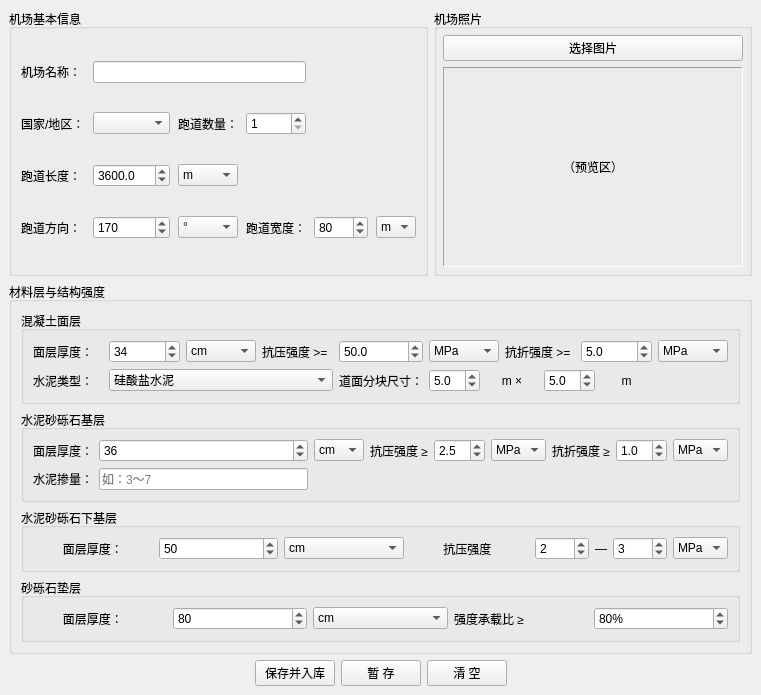
<?xml version="1.0" encoding="UTF-8"?>
<ui version="4.0">
 <class>RunwayModelEditor</class>
 <widget class="QMainWindow" name="RunwayModelEditor">
  <property name="geometry">
   <rect>
    <x>0</x>
    <y>0</y>
    <width>746</width>
    <height>652</height>
   </rect>
  </property>
  <property name="sizePolicy">
   <sizepolicy hsizetype="Fixed" vsizetype="Fixed">
    <horstretch>0</horstretch>
    <verstretch>0</verstretch>
   </sizepolicy>
  </property>
  <property name="windowTitle">
   <string>添加机场跑道模型</string>
  </property>
  <widget class="QWidget" name="centralwidget">
   <property name="sizePolicy">
    <sizepolicy hsizetype="Fixed" vsizetype="Fixed">
     <horstretch>0</horstretch>
     <verstretch>0</verstretch>
    </sizepolicy>
   </property>
   <layout class="QGridLayout" name="gridLayout">
    <item row="0" column="0">
     <layout class="QHBoxLayout" name="topHBox" stretch="3,2">
      <item>
       <widget class="QGroupBox" name="gb_basic">
        <property name="title">
         <string>机场基本信息</string>
        </property>
        <layout class="QGridLayout" name="grid_basic">
         <property name="horizontalSpacing">
          <number>8</number>
         </property>
         <property name="verticalSpacing">
          <number>6</number>
         </property>
         <item row="0" column="0">
          <widget class="QLabel" name="lbl_name">
           <property name="text">
            <string>机场名称：</string>
           </property>
          </widget>
         </item>
         <item row="0" column="1" colspan="3">
          <widget class="QLineEdit" name="ed_airport_name"/>
         </item>
         <item row="1" column="0">
          <widget class="QLabel" name="lbl_country">
           <property name="text">
            <string>国家/地区：</string>
           </property>
          </widget>
         </item>
         <item row="1" column="1">
          <widget class="QComboBox" name="cmb_country"/>
         </item>
         <item row="1" column="2">
          <widget class="QLabel" name="lbl_runway_no">
           <property name="text">
            <string>跑道数量：</string>
           </property>
          </widget>
         </item>
         <item row="1" column="3">
          <widget class="QSpinBox" name="sp_runway_count">
           <property name="minimum">
            <number>1</number>
           </property>
          </widget>
         </item>
         <item row="2" column="0">
          <widget class="QLabel" name="lbl_length">
           <property name="text">
            <string>跑道长度：</string>
           </property>
          </widget>
         </item>
         <item row="2" column="1">
          <widget class="QDoubleSpinBox" name="sp_length">
           <property name="decimals">
            <number>1</number>
           </property>
           <property name="minimum">
            <double>0.000000000000000</double>
           </property>
           <property name="maximum">
            <double>100000.000000000000000</double>
           </property>
           <property name="value">
            <double>3600.000000000000000</double>
           </property>
          </widget>
         </item>
         <item row="2" column="2">
          <widget class="QComboBox" name="cmb_length_unit">
           <item>
            <property name="text">
             <string>m</string>
            </property>
           </item>
           <item>
            <property name="text">
             <string>ft</string>
            </property>
           </item>
          </widget>
         </item>
         <item row="2" column="3">
          <spacer name="sp_basic_filler">
           <property name="orientation">
            <enum>Qt::Horizontal</enum>
           </property>
           <property name="sizeHint" stdset="0">
            <size>
             <width>0</width>
             <height>0</height>
            </size>
           </property>
          </spacer>
         </item>
         <item row="3" column="0">
          <widget class="QLabel" name="lbl_heading">
           <property name="text">
            <string>跑道方向：</string>
           </property>
          </widget>
         </item>
         <item row="3" column="1">
          <widget class="QSpinBox" name="sp_heading">
           <property name="minimum">
            <number>0</number>
           </property>
           <property name="maximum">
            <number>360</number>
           </property>
           <property name="value">
            <number>170</number>
           </property>
          </widget>
         </item>
         <item row="3" column="2">
          <widget class="QComboBox" name="cmb_heading_unit">
           <item>
            <property name="text">
             <string>°</string>
            </property>
           </item>
          </widget>
         </item>
         <item row="3" column="3">
          <widget class="QLabel" name="lbl_width">
           <property name="text">
            <string>跑道宽度：</string>
           </property>
          </widget>
         </item>
         <item row="3" column="4">
          <widget class="QDoubleSpinBox" name="sp_width">
           <property name="decimals">
            <number>0</number>
           </property>
           <property name="minimum">
            <double>0.000000000000000</double>
           </property>
           <property name="maximum">
            <double>1000.000000000000000</double>
           </property>
           <property name="value">
            <double>80.000000000000000</double>
           </property>
          </widget>
         </item>
         <item row="3" column="5">
          <widget class="QComboBox" name="cmb_width_unit">
           <item>
            <property name="text">
             <string>m</string>
            </property>
           </item>
           <item>
            <property name="text">
             <string>ft</string>
            </property>
           </item>
          </widget>
         </item>
        </layout>
       </widget>
      </item>
      <item>
       <widget class="QGroupBox" name="gb_photo">
        <property name="title">
         <string>机场照片</string>
        </property>
        <layout class="QVBoxLayout" name="v_photo">
         <property name="spacing">
          <number>6</number>
         </property>
         <property name="leftMargin">
          <number>6</number>
         </property>
         <property name="topMargin">
          <number>6</number>
         </property>
         <property name="rightMargin">
          <number>6</number>
         </property>
         <property name="bottomMargin">
          <number>6</number>
         </property>
         <item>
          <widget class="QPushButton" name="btn_choose_image">
           <property name="text">
            <string>选择图片</string>
           </property>
          </widget>
         </item>
         <item>
          <widget class="QLabel" name="lbl_image">
           <property name="minimumSize">
            <size>
             <width>300</width>
             <height>200</height>
            </size>
           </property>
           <property name="maximumSize">
            <size>
             <width>300</width>
             <height>200</height>
            </size>
           </property>
           <property name="frameShape">
            <enum>QFrame::Panel</enum>
           </property>
           <property name="frameShadow">
            <enum>QFrame::Sunken</enum>
           </property>
           <property name="text">
            <string>（预览区）</string>
           </property>
           <property name="scaledContents">
            <bool>true</bool>
           </property>
           <property name="alignment">
            <set>Qt::AlignCenter</set>
           </property>
          </widget>
         </item>
        </layout>
       </widget>
      </item>
     </layout>
    </item>
    <item row="2" column="0">
     <layout class="QHBoxLayout" name="bottomHBox" stretch="1,0,0,0,1">
      <item>
       <spacer name="spL">
        <property name="orientation">
         <enum>Qt::Horizontal</enum>
        </property>
        <property name="sizeHint" stdset="0">
         <size>
          <width>0</width>
          <height>0</height>
         </size>
        </property>
       </spacer>
      </item>
      <item>
       <widget class="QPushButton" name="btn_save_store">
        <property name="text">
         <string>保存并入库</string>
        </property>
       </widget>
      </item>
      <item>
       <widget class="QPushButton" name="btn_save_temp">
        <property name="text">
         <string>暂 存</string>
        </property>
       </widget>
      </item>
      <item>
       <widget class="QPushButton" name="btn_clear">
        <property name="text">
         <string>清 空</string>
        </property>
       </widget>
      </item>
      <item>
       <spacer name="spR">
        <property name="orientation">
         <enum>Qt::Horizontal</enum>
        </property>
        <property name="sizeHint" stdset="0">
         <size>
          <width>0</width>
          <height>0</height>
         </size>
        </property>
       </spacer>
      </item>
     </layout>
    </item>
    <item row="1" column="0">
     <widget class="QGroupBox" name="gb_layers">
      <property name="title">
       <string>材料层与结构强度</string>
      </property>
      <layout class="QVBoxLayout" name="v_layers">
       <item>
        <widget class="QGroupBox" name="gb_concrete">
         <property name="title">
          <string>混凝土面层</string>
         </property>
         <layout class="QGridLayout" name="grid_concrete">
          <item row="0" column="2">
           <widget class="QComboBox" name="cmb_thk_concrete_unit">
            <item>
             <property name="text">
              <string>cm</string>
             </property>
            </item>
            <item>
             <property name="text">
              <string>mm</string>
             </property>
            </item>
           </widget>
          </item>
          <item row="0" column="3">
           <widget class="QLabel" name="label">
            <property name="text">
             <string>抗压强度 &gt;=</string>
            </property>
           </widget>
          </item>
          <item row="0" column="6">
           <widget class="QLabel" name="label">
            <property name="text">
             <string>抗折强度 &gt;=</string>
            </property>
           </widget>
          </item>
          <item row="1" column="0">
           <widget class="QLabel" name="label">
            <property name="text">
             <string>水泥类型：</string>
            </property>
           </widget>
          </item>
          <item row="0" column="5">
           <widget class="QComboBox" name="cmb_fc_concrete_unit">
            <item>
             <property name="text">
              <string>MPa</string>
             </property>
            </item>
           </widget>
          </item>
          <item row="0" column="1">
           <widget class="QDoubleSpinBox" name="sp_thk_concrete">
            <property name="decimals">
             <number>0</number>
            </property>
            <property name="minimum">
             <double>0.000000000000000</double>
            </property>
            <property name="maximum">
             <double>500.000000000000000</double>
            </property>
            <property name="value">
             <double>34.000000000000000</double>
            </property>
           </widget>
          </item>
          <item row="0" column="4">
           <widget class="QDoubleSpinBox" name="sp_fc_concrete">
            <property name="decimals">
             <number>1</number>
            </property>
            <property name="minimum">
             <double>0.000000000000000</double>
            </property>
            <property name="maximum">
             <double>200.000000000000000</double>
            </property>
            <property name="value">
             <double>50.000000000000000</double>
            </property>
           </widget>
          </item>
          <item row="0" column="7">
           <widget class="QDoubleSpinBox" name="sp_fr_concrete">
            <property name="decimals">
             <number>1</number>
            </property>
            <property name="minimum">
             <double>0.000000000000000</double>
            </property>
            <property name="maximum">
             <double>50.000000000000000</double>
            </property>
            <property name="value">
             <double>5.000000000000000</double>
            </property>
           </widget>
          </item>
          <item row="0" column="0">
           <widget class="QLabel" name="label">
            <property name="text">
             <string>面层厚度：</string>
            </property>
           </widget>
          </item>
          <item row="1" column="1" colspan="3">
           <widget class="QComboBox" name="cmb_cement_type">
            <item>
             <property name="text">
              <string>硅酸盐水泥</string>
             </property>
            </item>
            <item>
             <property name="text">
              <string>矿渣水泥</string>
             </property>
            </item>
            <item>
             <property name="text">
              <string>粉煤灰水泥</string>
             </property>
            </item>
           </widget>
          </item>
          <item row="0" column="8">
           <widget class="QComboBox" name="cmb_fr_concrete_unit">
            <item>
             <property name="text">
              <string>MPa</string>
             </property>
            </item>
           </widget>
          </item>
          <item row="1" column="4">
           <widget class="QLabel" name="label">
            <property name="text">
             <string>道面分块尺寸：</string>
            </property>
           </widget>
          </item>
          <item row="1" column="5" colspan="3">
           <layout class="QHBoxLayout" name="horizontalLayout">
            <item>
             <widget class="QDoubleSpinBox" name="sp_slab_w">
              <property name="decimals">
               <number>1</number>
              </property>
              <property name="minimum">
               <double>0.000000000000000</double>
              </property>
              <property name="maximum">
               <double>50.000000000000000</double>
              </property>
              <property name="value">
               <double>5.000000000000000</double>
              </property>
             </widget>
            </item>
            <item>
             <widget class="QLabel" name="label">
              <property name="text">
               <string>m ×</string>
              </property>
              <property name="alignment">
               <set>Qt::AlignCenter</set>
              </property>
             </widget>
            </item>
            <item>
             <widget class="QDoubleSpinBox" name="sp_slab_l">
              <property name="decimals">
               <number>1</number>
              </property>
              <property name="minimum">
               <double>0.000000000000000</double>
              </property>
              <property name="maximum">
               <double>50.000000000000000</double>
              </property>
              <property name="value">
               <double>5.000000000000000</double>
              </property>
             </widget>
            </item>
            <item>
             <widget class="QLabel" name="label">
              <property name="text">
               <string>m</string>
              </property>
              <property name="alignment">
               <set>Qt::AlignCenter</set>
              </property>
             </widget>
            </item>
           </layout>
          </item>
         </layout>
        </widget>
       </item>
       <item>
        <widget class="QGroupBox" name="gb_cement_base">
         <property name="title">
          <string>水泥砂砾石基层</string>
         </property>
         <layout class="QGridLayout" name="grid_cement_base">
          <item row="0" column="0">
           <widget class="QLabel" name="label">
            <property name="text">
             <string>面层厚度：</string>
            </property>
           </widget>
          </item>
          <item row="0" column="1">
           <widget class="QDoubleSpinBox" name="sp_thk_cement">
            <property name="decimals">
             <number>0</number>
            </property>
            <property name="minimum">
             <double>0.000000000000000</double>
            </property>
            <property name="maximum">
             <double>200.000000000000000</double>
            </property>
            <property name="value">
             <double>36.000000000000000</double>
            </property>
           </widget>
          </item>
          <item row="0" column="2">
           <widget class="QComboBox" name="cmb_thk_cement_unit">
            <item>
             <property name="text">
              <string>cm</string>
             </property>
            </item>
            <item>
             <property name="text">
              <string>mm</string>
             </property>
            </item>
           </widget>
          </item>
          <item row="0" column="3">
           <widget class="QLabel" name="label">
            <property name="text">
             <string>抗压强度 ≥</string>
            </property>
           </widget>
          </item>
          <item row="0" column="4">
           <widget class="QDoubleSpinBox" name="sp_fc_cement">
            <property name="decimals">
             <number>1</number>
            </property>
            <property name="minimum">
             <double>0.000000000000000</double>
            </property>
            <property name="maximum">
             <double>50.000000000000000</double>
            </property>
            <property name="value">
             <double>2.500000000000000</double>
            </property>
           </widget>
          </item>
          <item row="0" column="5">
           <widget class="QComboBox" name="cmb_fc_cement_unit">
            <item>
             <property name="text">
              <string>MPa</string>
             </property>
            </item>
           </widget>
          </item>
          <item row="0" column="6">
           <widget class="QLabel" name="label">
            <property name="text">
             <string>抗折强度 ≥</string>
            </property>
           </widget>
          </item>
          <item row="0" column="7">
           <widget class="QDoubleSpinBox" name="sp_fr_cement">
            <property name="decimals">
             <number>1</number>
            </property>
            <property name="minimum">
             <double>0.000000000000000</double>
            </property>
            <property name="maximum">
             <double>10.000000000000000</double>
            </property>
            <property name="value">
             <double>1.000000000000000</double>
            </property>
           </widget>
          </item>
          <item row="0" column="8">
           <widget class="QComboBox" name="cmb_fr_cement_unit">
            <item>
             <property name="text">
              <string>MPa</string>
             </property>
            </item>
           </widget>
          </item>
          <item row="1" column="0">
           <widget class="QLabel" name="label">
            <property name="text">
             <string>水泥掺量：</string>
            </property>
           </widget>
          </item>
          <item row="1" column="1">
           <widget class="QLineEdit" name="ed_cement_ratio">
            <property name="placeholderText">
             <string>如：3～7</string>
            </property>
           </widget>
          </item>
         </layout>
        </widget>
       </item>
       <item>
        <widget class="QGroupBox" name="gb_crushed">
         <property name="title">
          <string>水泥砂砾石下基层</string>
         </property>
         <layout class="QGridLayout" name="grid_crushed">
          <item row="0" column="0">
           <widget class="QLabel" name="label">
            <property name="text">
             <string>         面层厚度：</string>
            </property>
           </widget>
          </item>
          <item row="0" column="3">
           <widget class="QLabel" name="label">
            <property name="text">
             <string>          抗压强度</string>
            </property>
           </widget>
          </item>
          <item row="0" column="1">
           <widget class="QDoubleSpinBox" name="sp_thk_crushed">
            <property name="decimals">
             <number>0</number>
            </property>
            <property name="minimum">
             <double>0.000000000000000</double>
            </property>
            <property name="maximum">
             <double>300.000000000000000</double>
            </property>
            <property name="value">
             <double>50.000000000000000</double>
            </property>
           </widget>
          </item>
          <item row="0" column="2">
           <widget class="QComboBox" name="cmb_thk_crushed_unit">
            <item>
             <property name="text">
              <string>cm</string>
             </property>
            </item>
            <item>
             <property name="text">
              <string>mm</string>
             </property>
            </item>
           </widget>
          </item>
          <item row="0" column="4">
           <layout class="QHBoxLayout" name="h_mod_crushed">
            <item>
             <widget class="QDoubleSpinBox" name="sp_emod1_crushed">
              <property name="decimals">
               <number>0</number>
              </property>
              <property name="minimum">
               <double>0.000000000000000</double>
              </property>
              <property name="maximum">
               <double>1000.000000000000000</double>
              </property>
              <property name="value">
               <double>2.000000000000000</double>
              </property>
             </widget>
            </item>
            <item>
             <widget class="QLabel" name="label">
              <property name="text">
               <string>—</string>
              </property>
             </widget>
            </item>
            <item>
             <widget class="QDoubleSpinBox" name="sp_emod2_crushed">
              <property name="decimals">
               <number>0</number>
              </property>
              <property name="minimum">
               <double>0.000000000000000</double>
              </property>
              <property name="maximum">
               <double>1000.000000000000000</double>
              </property>
              <property name="value">
               <double>3.000000000000000</double>
              </property>
             </widget>
            </item>
            <item>
             <widget class="QComboBox" name="cmb_emod_crushed_unit">
              <item>
               <property name="text">
                <string>MPa</string>
               </property>
              </item>
             </widget>
            </item>
           </layout>
          </item>
         </layout>
        </widget>
       </item>
       <item>
        <widget class="QGroupBox" name="gb_subgrade">
         <property name="title">
          <string>砂砾石垫层</string>
         </property>
         <layout class="QGridLayout" name="grid_subgrade">
          <item row="0" column="4">
           <widget class="QDoubleSpinBox" name="sp_cbr_subgrade">
            <property name="suffix">
             <string>%</string>
            </property>
            <property name="decimals">
             <number>0</number>
            </property>
            <property name="minimum">
             <double>0.000000000000000</double>
            </property>
            <property name="maximum">
             <double>100.000000000000000</double>
            </property>
            <property name="value">
             <double>80.000000000000000</double>
            </property>
           </widget>
          </item>
          <item row="0" column="0">
           <widget class="QLabel" name="label">
            <property name="text">
             <string>         面层厚度：</string>
            </property>
           </widget>
          </item>
          <item row="0" column="2">
           <widget class="QComboBox" name="cmb_thk_subgrade_unit">
            <item>
             <property name="text">
              <string>cm</string>
             </property>
            </item>
            <item>
             <property name="text">
              <string>mm</string>
             </property>
            </item>
           </widget>
          </item>
          <item row="0" column="3">
           <widget class="QLabel" name="label">
            <property name="text">
             <string>强度承载比 ≥</string>
            </property>
           </widget>
          </item>
          <item row="0" column="1">
           <widget class="QDoubleSpinBox" name="sp_thk_subgrade">
            <property name="decimals">
             <number>0</number>
            </property>
            <property name="minimum">
             <double>0.000000000000000</double>
            </property>
            <property name="maximum">
             <double>500.000000000000000</double>
            </property>
            <property name="value">
             <double>80.000000000000000</double>
            </property>
           </widget>
          </item>
         </layout>
        </widget>
       </item>
      </layout>
     </widget>
    </item>
   </layout>
  </widget>
 </widget>
 <resources/>
 <connections/>
</ui>
